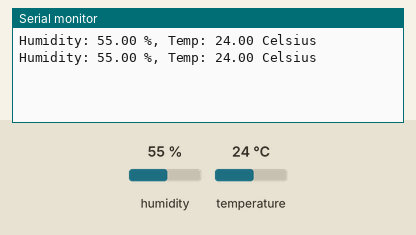
A sketch run on a simulated Arduino Uno, built with avr-gcc and run on an emulated ATmega328P. Parts: the last lines printed to the serial monitor. The test bench sets the inputs (shaded band); at power-on: humidity 55 %, temperature 24 °C.

Above: at 2.8 s.
2.9 s: humidity set to 22 %
At 4.7 s:
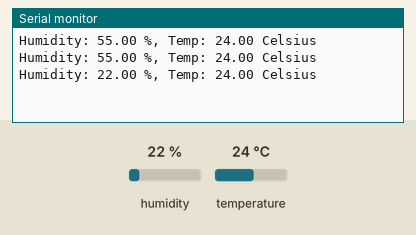
5.6 s: temperature set to 12 °C
At 6.4 s:
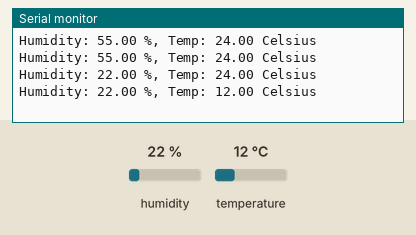
8.3 s: humidity set to 40 %
At 11.2 s:
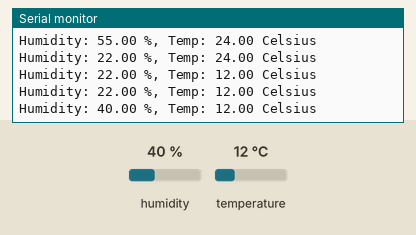
Timing chart, 0 to 12.7 s (numbered marks = the images above; inputs shaded):
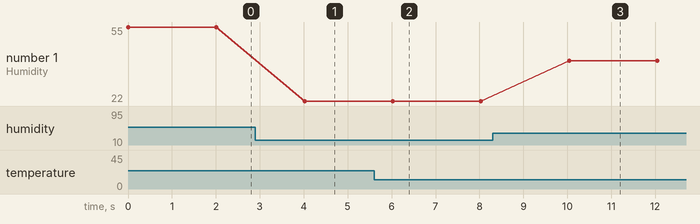

Measured:
- after the input at 2.9 s, the serial monitor: prints a new line after 1.1 s (image 1)
- after the input at 5.6 s, the serial monitor: prints a new line after 0.42 s (image 2)
- after the input at 8.3 s, the serial monitor: prints a new line after 1.7 s (image 3)
- plotted number 1: 55 → 22 after the input at 2.9 s, 22 → 40 after the input at 8.3 s

The sketch:

display_humidity_and_Temperature_on_serialmonitor.ino
```cpp
#include <DHT.h>

#define DHT22_PIN 7  // Replace with the actual pin you have connected the DHT sensor to
#define DHTTYPE DHT22 // Replace with the correct DHT type if you are using a different sensor

DHT dht(DHT22_PIN, DHTTYPE); // Create an instance of the DHT class

float hum;  // Stores humidity value
float temp; // Stores temperature value

void setup() {
    Serial.begin(9600);
}

void loop() {
    dht.begin(); // You may want to include this line to initialize the DHT sensor

    float humidity = dht.readHumidity();
    float temperature = dht.readTemperature();

    if (!isnan(temperature) && !isnan(humidity)) {
        Serial.print("Humidity: ");
        Serial.print(humidity);
        Serial.print(" %, Temp: ");
        Serial.print(temperature);
        Serial.println(" Celsius");
        delay(2000);
    } else {
        Serial.println("Error reading sensor data. Please check the connection.");
    }
}
```
